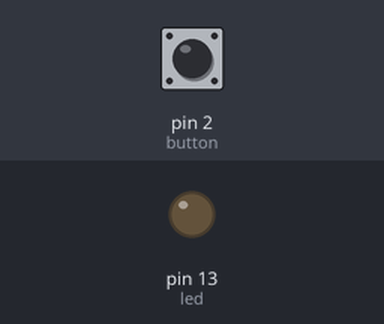
A sketch run on a simulated Arduino Uno, built with avr-gcc and run on an emulated ATmega328P. Parts: output pins drawn as LEDs (lit = HIGH). The inputs (shaded band) are chosen by the test bench; at power-on: pin 2 (button) LOW.

Above: at 1.2 s.
1.3 s: pin 2 (button) pulled HIGH for 0.15 s
At 1.37 s:
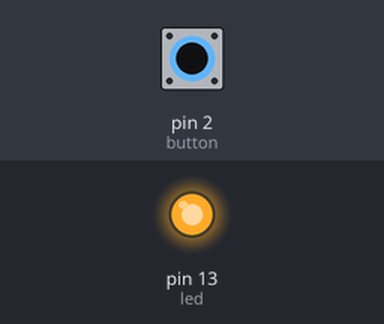
2.9 s: pin 2 (button) pulled HIGH for 3.2 s
At 6.8 s:
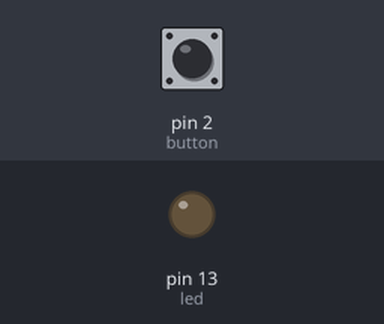
Timing chart, 0 to 8.3 s (numbered marks = the images above; inputs shaded):
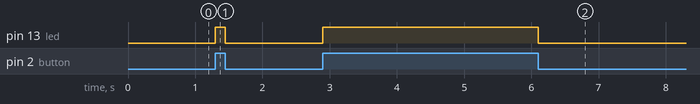

The sketch:

project_1_pushbutton-controlled_led.ino
```cpp
const int button = 2;
const int led = 13;
int btnState = 0;

// menyimpan variabel

void setup() {
  pinMode(led,OUTPUT); //setup pin led / 13 sebagai output
  pinMode(button,INPUT); //setup pin button / 2 sebagai input
}

void loop() {
  btnState = digitalRead(button); // menyimpan variable input dari button kedalam btnState
  if(btnState == HIGH){ // jika button ditekan maka lampu menyala, jika button dilepas maka lampu akan mati
    digitalWrite(led,HIGH);
  }
  else {
    digitalWrite(led,LOW);
  }
}
```

Measured:
- after the input at 1.3 s, pin 13 (led): LOW → HIGH at once, → LOW 0.15 s later
- after the input at 2.9 s, pin 13 (led): LOW → HIGH at once, → LOW 3.2 s later
